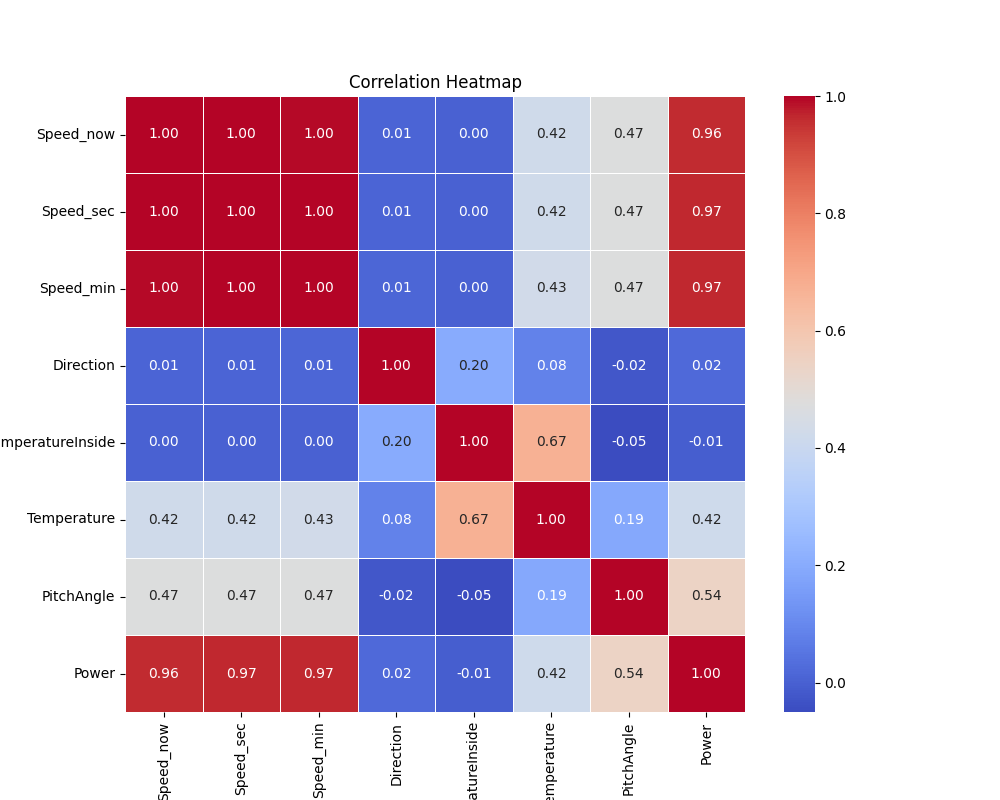

Reproduce this figure in Python.
import pandas as pd
import matplotlib.pyplot as plt
import seaborn as sns

data = pd.read_csv('data_average_delete.csv')
# data = data.iloc[:1000]

# 删除前三列
data = data.iloc[:, 3:]

# 计算相关系数矩阵
correlation_matrix = data.corr()

# 绘制热力图
plt.figure(figsize=(10, 8))
sns.heatmap(correlation_matrix, annot=True, cmap='coolwarm', fmt=".2f", linewidths=.5)
plt.title('Correlation Heatmap')
plt.show()
